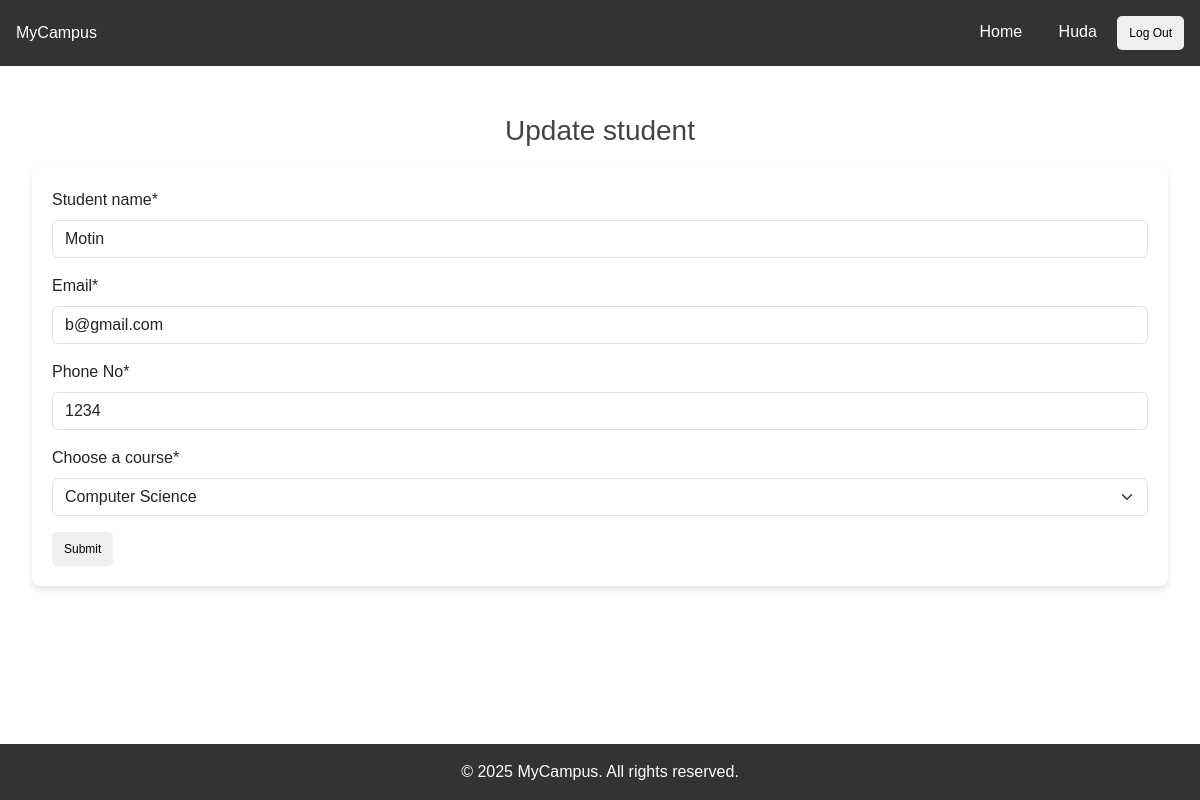
/update/1 (signed in), run on the app's committed database.
### student/models.py (models this page shows, shortened)
class Student(models.Model):
    COURSE_CHOICES = [
        ('CS', 'Computer Science'),
        ('IT', 'Information Technology'),
        ('EE', 'Electrical Engineering'),
        ('ME', 'Mechanical Engineering'),
    ]
    name = models.CharField(max_length=50)
    email = models.EmailField(unique=True)
    phone = models.CharField(max_length=15)
    course = models.CharField(max_length=50, choices=COURSE_CHOICES)
    created_by = models.ForeignKey(User, on_delete=models.CASCADE)

### student/views.py (the view, shortened to what this page needs)
# urls.py: path('update/<int:pk>', views.Update_student.as_view(), name='Update_student'),
class Update_student(LoginRequiredMixin, UpdateView):
  model = models.Student
  form_class = forms.StudentForm
  template_name = 'createStudent.html'
  success_url = reverse_lazy('User_profile')
  pk_url_kwarg = 'pk'
  def get_context_data(self, **kwargs):
      context = super().get_context_data(**kwargs)
      context['edit'] = True
      messages.success(self.request, "Student record updated successfully!")
      return context

### student/forms.py
class StudentForm(forms.ModelForm):
    class Meta:
        model = models.Student
        fields = ['name', 'email', 'phone', 'course']
        labels = {
            "name": "Student name",
            "email": "Email",
            "phone": "Phone No",
            "course": "Choose a course"
        }

### student/context_processors.py (called while the page is built)
def site_data(request):
  return {
    'app_name': 'MyCampus',
    'footer_info': '2025 MyCampus. All rights reserved.',
  }

### student/templates/createStudent.html (shortened to what this page needs)
{% extends 'layout.html'%}
{% load crispy_forms_tags %}
{% block content %}
<main class="content">
  <h1>{% if edit%} Update student {% else %} Create a new student {% endif %} </h1>
  <div class="container">
    <form method="POST" enctype="multipart/form-data">
      {{ form | crispy }}
      <button type="submit" >Submit</button>
    </form>
  </div>
</main>
{% endblock %} {% block title%} {% if edit%} Update Form {% else %} Create Form {% endif %}  {% endblock %}

### student/templates/components/nav.html (shortened to what this page needs)
<header class="navbar">
  <div class="logo">{{app_name}} </div>
  <nav>
      <a href={% url 'Home' %}>Home</a>
      {% if user.is_authenticated %}
        <a href={% url 'User_profile' %}>{{ user.username | title }}</a>
        <form action="{% url 'User_logout' %}" method="POST" style="display:inline;">
            <button type="submit">Log Out</button>
        </form>
    {% else %}
        <a href={% url 'User_login' %}>User</a>
        <a href="{% url 'User_login' %}">Log In</a>
        <a href="{% url 'User_create' %}">Sign Up</a>
    {% endif %}
  </nav>
</header>

### student/static/css/styles.css (style rules this page uses)
* { margin: 0; padding: 0; box-sizing: border-box; }
body { display: flex; flex-direction: column; min-height: 100vh; font-family: Arial, sans-serif; }
a { text-decoration: none; }
.navbar { background-color: #333; color: #fff; padding: 1rem; display: flex; justify-content: space-between; align-items: center; }
.navbar a { color: #fff; text-decoration: none; margin: 0 1rem; }
.content { flex: 1; padding: 2rem; }
.container { max-width: 1200px; margin: 20px auto; padding: 20px; background: #fff; border-radius: 8px; box-shadow: 0 4px 6px rgba(0, 0, 0, 0.1); }
h1 { text-align: center; margin-bottom: 20px; font-size: 28px; color: #444; }
button { display: inline-flex; align-items: center; justify-content: center; border: none; border-radius: 5px; padding: 8px 12px; font-size: 12px; cursor: pointer; transition: background-color 0.3s; text-decoration: none; }

### data on the page
Student: name "Motin", email "b@gmail.com", phone "1234", course "Computer Science"

### other printed values
{{ app_name }} "MyCampus"
{{ user.username | title }} "Huda"
{{ footer_info }} "2025 MyCampus. All rights reserved."
